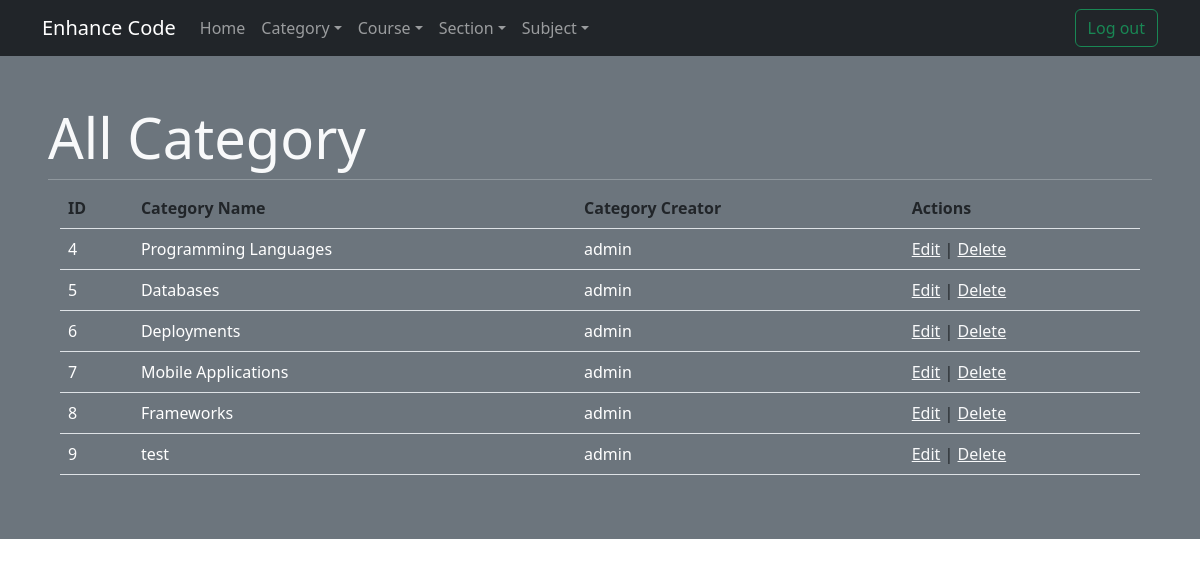
The app's page /dashboard/category (signed in) with its own data.
### project_app/models.py (models this page shows)
class Category(models.Model):
    name = models.CharField(max_length=255)
    created_at = models.DateTimeField(auto_now_add=True)
    updated_at = models.DateTimeField(auto_now=True)
    category_creator = models.ForeignKey(User,related_name="categories_mader",on_delete=models.CASCADE)

class User(models.Model):
    first_name = models.CharField(max_length=255)
    last_name = models.CharField(max_length=255)
    email = models.CharField(max_length=255)
    date_of_birth = models.DateTimeField()
    password = models.CharField(max_length=255)
    is_admin = models.BooleanField(default=False)
    created_at = models.DateTimeField(auto_now_add=True)
    updated_at = models.DateTimeField(auto_now=True)
    objects = UserManager()

### project_app/views.py (the view)
# urls.py: path('dashboard/category',views.all_categories),
def all_categories(request):
    if 'user_id' not in request.session:
        return redirect('/dashboard')
    _user = User.objects.get(id=request.session['user_id'])
    if not _user.is_admin:
        return redirect('/home')
    context = {
        'categories': Category.objects.all()
    }
    return render(request, 'dashboard/category/all_categories.html', context)

### project_app/templates/dashboard/category/all_categories.html
{% extends 'dashboard/dashboard.html' %}
{% block content %}
<div class="p-5 bg-secondary text-light">
    <h1 class="display-4">All Category</h1>
    <hr class="my-2">
    <div class="container">
        <table class="table">
            <thead>
                <tr>
                    <th>ID</th>
                    <th>Category Name</th>
                    <th>Category Creator</th>
                    <th>Actions</th>
                </tr>
            </thead>
            <tbody class="text-white">
                {% for category in categories %}
                <tr>
                    <td scope="row">{{category.id}}</td>
                    <td>{{category.name}}</td>
                    <td>{{category.category_creator.first_name}}</td>
                    <td class="text-dark">
                        <a class="text-light" href="/dashboard/category/edit/{{category.id}}">Edit</a> | <a class="text-light" href="/dashboard/category/delete/{{category.id}}">Delete</a>
                    </td>
                </tr>
                {% endfor %}
            </tbody>
        </table>
    </div>
</div>
{% endblock content %}

### project_app/templates/dashboard/dashboard.html (shortened to what this page needs)
<!doctype html>
<html lang="en">
<head>
    <link rel="stylesheet" href="https://cdn.jsdelivr.net/npm/bootstrap@5.2.0-beta1/dist/css/bootstrap.min.css"
>
</head>
<body>
    {% block header %}
        <nav class="navbar navbar-expand-sm navbar-dark bg-dark">
            <div class="container">
                <a class="navbar-brand" href="#">Enhance Code</a>
                <div class="collapse navbar-collapse" id="collapsibleNavId">
                    <ul class="navbar-nav me-auto mt-2 mt-lg-0">
                        <li class="nav-item">
                            <a class="nav-link" href="/home">Home</a>
                        </li>
                        <li class="nav-item dropdown">
                            <a class="nav-link dropdown-toggle" href="#" id="category" data-bs-toggle="dropdown" aria-haspopup="true" aria-expanded="false">Category</a>
                        </li>
                        <li class="nav-item dropdown">
                            <a class="nav-link dropdown-toggle" href="#" id="course" data-bs-toggle="dropdown" aria-haspopup="true" aria-expanded="false">Course</a>
                        </li>
                        <li class="nav-item dropdown">
                            <a class="nav-link dropdown-toggle" href="#" id="section" data-bs-toggle="dropdown" aria-haspopup="true" aria-expanded="false">Section</a>
                        </li>
                        <li class="nav-item dropdown">
                            <a class="nav-link dropdown-toggle" href="#" id="subject" data-bs-toggle="dropdown" aria-haspopup="true" aria-expanded="false">Subject</a>
                        </li>
                    </ul>
                    <a href="/logout" class="btn btn-outline-success my-2 my-sm-0" >Log out</a>
                </div>
        </div>
        </nav>
    {% endblock header %}
    {% block content %}
    {% endblock content %}
</body>
</html>

### records on screen
Category: id "4", name "Programming Languages", category_creator.first_name "admin"
Category: id "5", name "Databases", category_creator.first_name "admin"
Category: id "6", name "Deployments", category_creator.first_name "admin"
Category: id "7", name "Mobile Applications", category_creator.first_name "admin"
Category: id "8", name "Frameworks", category_creator.first_name "admin"
Category: id "9", name "test", category_creator.first_name "admin"
